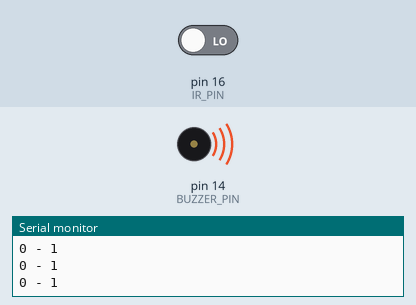
Simulated run of this sketch. Board: Arduino Uno, built with avr-gcc and run on an emulated ATmega328P. Parts: buzzer (waves = sounding, pin HIGH), the last lines printed to the serial monitor. Inputs (shaded band) come from the test bench; at power-on: pin 16 (IR_PIN) LOW.

Above: at 1.2 s.
1.3 s: pin 16 (IR_PIN) driven HIGH
At 2.0 s:
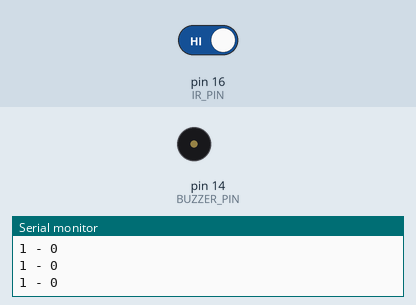
2.8 s: pin 16 (IR_PIN) driven LOW
At 3.1 s:
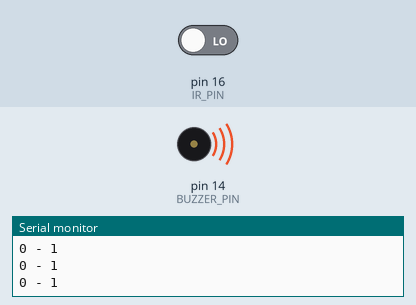
Timing chart, 0 to 5.8 s (numbered marks = the images above; inputs shaded):
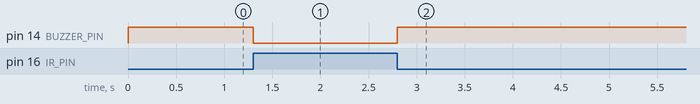

Measured:
- after the input at 1.3 s, pin 14 (BUZZER_PIN): HIGH → LOW at once
- after the input at 2.8 s, pin 14 (BUZZER_PIN): LOW → HIGH at once

The sketch:

BUZZER.ino
```cpp
#define IR_PIN      16
#define BUZZER_PIN  14

void setup() {
  Serial.begin(9600);
  pinMode(IR_PIN, INPUT);
  pinMode(BUZZER_PIN, OUTPUT);
  digitalWrite(BUZZER_PIN, HIGH);
}

void loop() {
  Serial.print(digitalRead(IR_PIN));
  Serial.print(" - "  );
  Serial.println(digitalRead(BUZZER_PIN));

  if (digitalRead(IR_PIN)) {
    digitalWrite(BUZZER_PIN, LOW);
  } else {
    digitalWrite(BUZZER_PIN, HIGH);
  }
}
```
